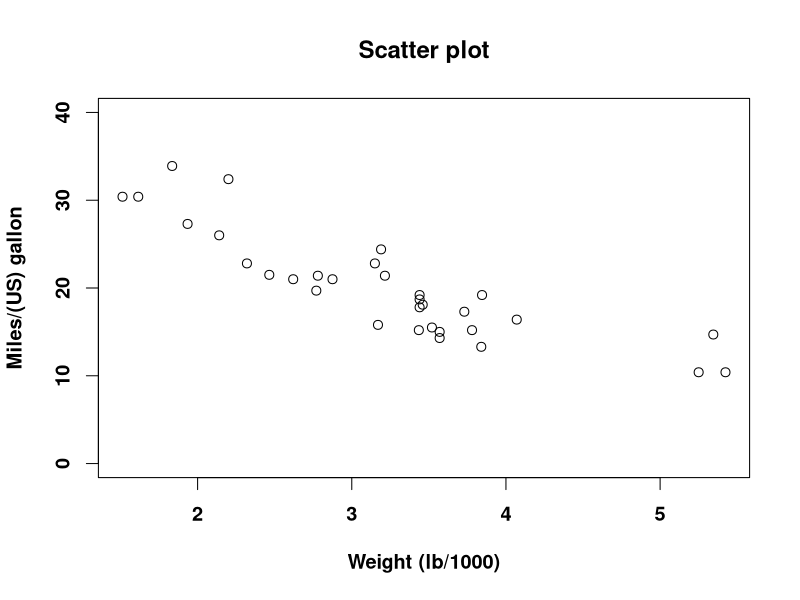
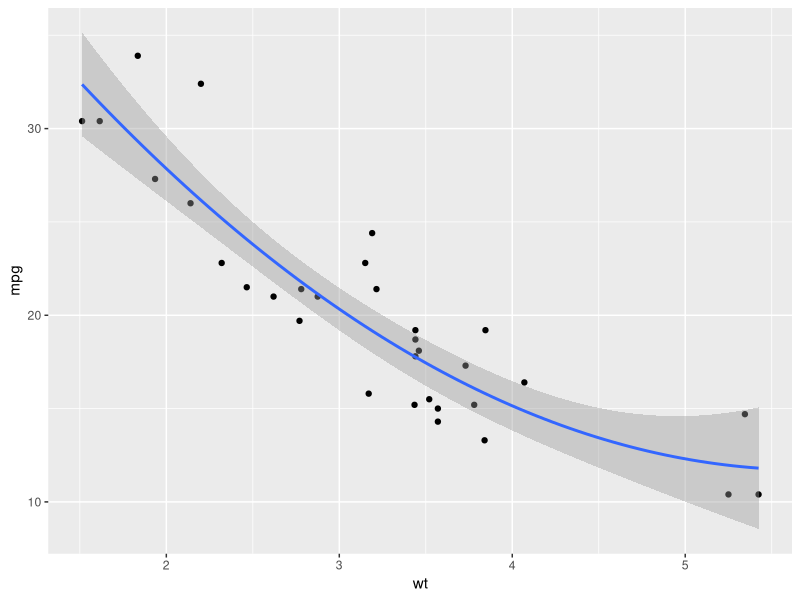

Write R code to recreate these figures, in order. (Note: this script raises an error after producing the figures.)
## ---- chunk 1
knitr::opts_chunk$set(echo = TRUE)
library(tidyverse, ggplot)
## ---- chunk 2
par(font.lab=2, font.axis=2, cex=1.2)
plot(mpg ~ wt, data=mtcars, xlab='Weight (lb/1000)', ylab='Miles/(US) gallon',
     main='Scatter plot', ylim=c(0, 40))
## ---- chunk 3
mtcars <- mtcars
## ---- chunk 4
desi_matrix_2 <- cbind(1, wt=mtcars$wt, wt2=(mtcars$wt)^2)
desi_matrix_2
beta <- solve(t(desi_matrix_2)%*%desi_matrix_2)%*%t(desi_matrix_2)%*%mtcars$mpg
beta

mtcars$wt_2 <- mtcars$wt^2


m2 <- lm(mpg~wt+wt_2, data = mtcars)
m2
y_hat_2 <- predict(m2)

plot_1 <- ggplot(mtcars, aes(wt, mpg))+geom_point()+stat_smooth(method = "lm", formula = y ~ x + I(x^2), size = 1)
plot_1
## ---- chunk 5
rss_m1 <- sum((mtcars$mpg - y_hat)^2)
rss_quad <- sum((mtcars$mpg - y_hat_2)^2)
rss_m1
rss_quad
## ---- chunk 6
desi_matrix_3 <- cbind(desi_matrix_2, wt3 = mtcars$wt^3)
tX <- t(desi_matrix_3)
beta_estimate_cube <- (solve(tX %*% desi_matrix_3) %*% tX %*% mtcars$mpg)
beta_estimate_cube


mtcars$wt_3 <- mtcars$wt^3


m3 <- lm(mpg~wt+wt_2+wt_3, data = mtcars)
m3
y_hat_3 <- predict(m3)

episilon_cube <- mtcars$mpg - y_hat_3
## ---- chunk 7
ggplot(mtcars, aes(x = wt)) +
  geom_point(aes(y = mpg)) +
  geom_smooth(aes(y = y_hat_2), method = lm, formula = y ~ x + I(x^2), color = "blue") +
  geom_smooth(aes(y = y_hat_3), method = lm, formula = y ~ x + I(x^2) + I(x^3), color = "red")
## ---- chunk 8
rss_cube <- sum((mtcars$mpg - y_hat_3)^2)
rss_quad
rss_cube
## ---- chunk 9
beta_estimate_cube[4]
## ---- chunk 10
summary(lm(mpg ~ 1, data = mtcars))
## ---- chunk 11
logistic_model <- glm(formula = am ~ wt, data = mtcars, family = "binomial")
summary(logistic_model)
## ---- chunk 12
logit <- function(x) log(x / (1 - x))
inv.logit <- function(x) exp(x) / (1 + exp(x))
## ---- chunk 13
fv <- fitted.values(logistic_model)
plot(mtcars$wt, fv)
## ---- chunk 14
lp <- predict(logistic.model)
fv == inv.logit(lp)
## ---- chunk 15
logistic.beta <- coef(logistic.model)
logistic.func <- function(x) inv.logit(x * logistic.beta[2] + logistic.beta[1])
plot(logistic.func, xlim = c(0, 7))
## ---- chunk 16
logistic.beta[1]
logistic.func(0)
## ---- chunk 17
wt_firebird <- mtcars["Pontiac Firebird", ]$wt
# we can use the function from before, but as 
# it predicts manual transmission, to get probability
# for a car to be auto, we need to do 1 - P(X = "manual")
prob_firebird_auto <- 1 - logistic.func(wt_firebird)
prob_firebird_auto
## ---- chunk 18
classify <- function(x) {
  manual <- ifelse(logistic.func(x) >= 0.5, 1, 0)
  manual
}
cars_classified <- mtcars
cars_classified$plotlabel <- rownames(cars_classified)
cars_classified <- cars_classified %>% 
  mutate(model_prediction = classify(wt),
    model_correct = (classify(wt) == am),
    plotlabel = ifelse(model_correct == FALSE, plotlabel, ""))
cars_classified %>%
  ggplot(aes(wt, am, label = plotlabel)) +
  geom_point(aes(color = model_correct)) +
  geom_text(aes(y = 0.5), angle = 90) +
  geom_smooth(method = "glm", se = FALSE, method.args = list(family = "binomial"))
## ---- chunk 19
logistic.modelq <- glm(formula = am ~ wt + I(wt^2), data = mtcars, family = "binomial")
mtcars %>%
  ggplot(aes(wt, am)) +
  geom_point() +
  geom_smooth(method = "glm", se = FALSE, method.args = list(family = "binomial"), color = "red") +
  geom_smooth(method = "glm", se = FALSE, method.args = list(family = "binomial"), color = "blue", formula = y ~ x + I(x^2))
## ---- chunk 20
AIC(logistic.model, logistic.modelq)
deviance(logistic.model)
deviance(logistic.modelq)
